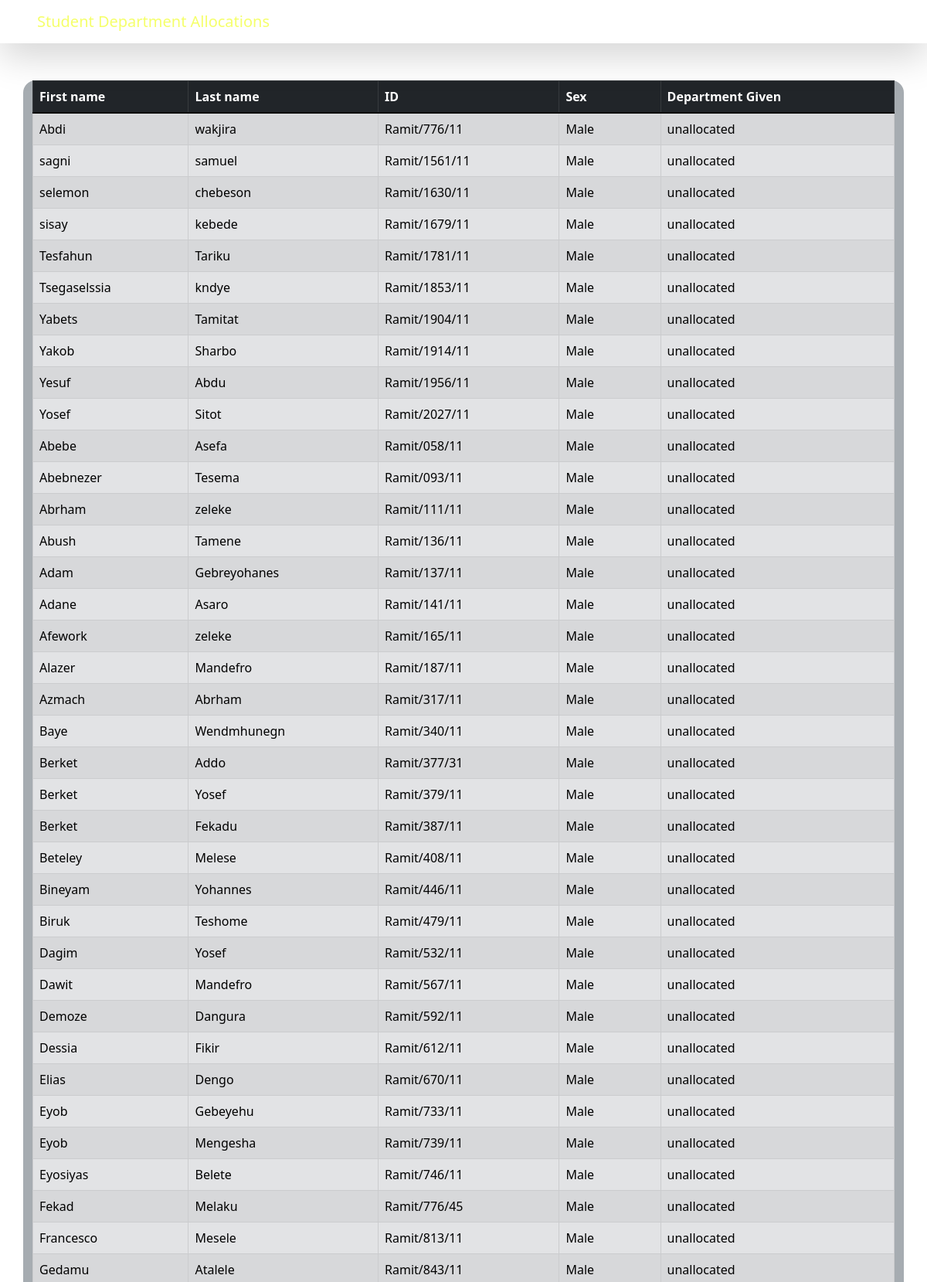
The page /ui_showallocation.php (upper part) on the database its author committed.
### tables this page shows
CREATE TABLE `student_information` (
  `#` int(11) NOT NULL,
  `ID` varchar(15) NOT NULL,
  `Firstname` varchar(20) NOT NULL,
  `Lastname` varchar(20) NOT NULL,
  `Gender` varchar(7) NOT NULL,
  `CGPA` float NOT NULL,
  `Special_need` tinyint(1) NOT NULL DEFAULT 0,
  `Department` varchar(300) NOT NULL DEFAULT 'unallocated',
  `Holistic_point` int(30) NOT NULL DEFAULT 0,
  `Entrance_point` int(30) NOT NULL DEFAULT 0,
  `Developing_region` int(1) NOT NULL DEFAULT 0
);

### php/populate.php (called while the page is built, shortened)
<?php
$the_fetch_query = ("select Firstname,Lastname,ID,Gender,Department from student_information");
try {
    include 'db.php';
    $st = $conn->prepare($the_fetch_query);
    $st->execute();
    $result = $st->fetchAll(PDO::FETCH_ASSOC);
} catch (PDOException $e) {
    echo($e -> getMessage());
}
?>

### ui_showallocation.php (the view, shortened to what this page needs)
<!DOCTYPE html>
<html lang="en">
<head>
    <link rel="stylesheet" href="css/bootstrap.min.css">
    <link rel="stylesheet" href="css/font-awesome.min.css">
    <link rel="stylesheet" href="css/master.css">
</head>
<body>
    <nav class="navbar navbar-expand-sm shadow-lg mb-5">
        <div class="navbar-brand ms-5">Student Department Allocations</div>
    </nav>
    <div class="tablebase container-sm  justify-content-center">
        <table class="mt-2 table table-striped table-sm-responsive  table-bordered">
            <thead class="table-dark">
                <tr>
                    <th>First name</th>
                    <th>Last name</th>
                    <th>ID</th>
                    <th>Sex</th>
                    <th>Department Given</th>
                </tr>
            </thead>
            <tbody class="table-secondary">
           <?php
           require 'php/populate.php';
          foreach ($result as $value) {
            echo'<tr>';
            foreach ($value as $data) {
                echo"<td>".$data."</td>";
            }
            echo"</tr>";
            }
           ?>
            </tbody>
        </table>
</body>
</html>

### css/master.css (style rules this page uses)
* { box-sizing: border-box; }
body { background-image: url("../images/image21.jpg"); background-size: cover; background-attachment: fixed; background-repeat: repeat-y; color:rgb(245, 255, 106); background-repeat: no-repeat; }
.tablebase { background:rgba(108, 117, 125, 0.6); border-radius: 1em; }

### rows shown on the page
student_information: Firstname "Abdi", Lastname "wakjira", ID "Ramit/776/11", Gender "Male", Department "unallocated"
student_information: Firstname "sagni", Lastname "samuel", ID "Ramit/1561/11", Gender "Male", Department "unallocated"
student_information: Firstname "selemon", Lastname "chebeson", ID "Ramit/1630/11", Gender "Male", Department "unallocated"
student_information: Firstname "sisay", Lastname "kebede", ID "Ramit/1679/11", Gender "Male", Department "unallocated"
student_information: Firstname "Tesfahun", Lastname "Tariku", ID "Ramit/1781/11", Gender "Male", Department "unallocated"
student_information: Firstname "Tsegaselssia", Lastname "kndye", ID "Ramit/1853/11", Gender "Male", Department "unallocated"
student_information: Firstname "Yabets", Lastname "Tamitat", ID "Ramit/1904/11", Gender "Male", Department "unallocated"
student_information: Firstname "Yakob", Lastname "Sharbo", ID "Ramit/1914/11", Gender "Male", Department "unallocated"
student_information: Firstname "Yesuf", Lastname "Abdu", ID "Ramit/1956/11", Gender "Male", Department "unallocated"
student_information: Firstname "Yosef", Lastname "Sitot", ID "Ramit/2027/11", Gender "Male", Department "unallocated"
student_information: Firstname "Abebe", Lastname "Asefa", ID "Ramit/058/11", Gender "Male", Department "unallocated"
student_information: Firstname "Abebnezer", Lastname "Tesema", ID "Ramit/093/11", Gender "Male", Department "unallocated"
student_information: Firstname "Abrham", Lastname "zeleke", ID "Ramit/111/11", Gender "Male", Department "unallocated"
student_information: Firstname "Abush", Lastname "Tamene", ID "Ramit/136/11", Gender "Male", Department "unallocated"
student_information: Firstname "Adam", Lastname "Gebreyohanes", ID "Ramit/137/11", Gender "Male", Department "unallocated"
student_information: Firstname "Adane", Lastname "Asaro", ID "Ramit/141/11", Gender "Male", Department "unallocated"
student_information: Firstname "Afework", Lastname "zeleke", ID "Ramit/165/11", Gender "Male", Department "unallocated"
student_information: Firstname "Alazer", Lastname "Mandefro", ID "Ramit/187/11", Gender "Male", Department "unallocated"
student_information: Firstname "Azmach", Lastname "Abrham", ID "Ramit/317/11", Gender "Male", Department "unallocated"
student_information: Firstname "Baye", Lastname "Wendmhunegn", ID "Ramit/340/11", Gender "Male", Department "unallocated"
student_information: Firstname "Berket", Lastname "Addo", ID "Ramit/377/31", Gender "Male", Department "unallocated"
student_information: Firstname "Berket", Lastname "Yosef", ID "Ramit/379/11", Gender "Male", Department "unallocated"
student_information: Firstname "Berket", Lastname "Fekadu", ID "Ramit/387/11", Gender "Male", Department "unallocated"
student_information: Firstname "Beteley", Lastname "Melese", ID "Ramit/408/11", Gender "Male", Department "unallocated"
student_information: Firstname "Bineyam", Lastname "Yohannes", ID "Ramit/446/11", Gender "Male", Department "unallocated"
student_information: Firstname "Biruk", Lastname "Teshome", ID "Ramit/479/11", Gender "Male", Department "unallocated"
student_information: Firstname "Dagim", Lastname "Yosef", ID "Ramit/532/11", Gender "Male", Department "unallocated"
student_information: Firstname "Dawit", Lastname "Mandefro", ID "Ramit/567/11", Gender "Male", Department "unallocated"
student_information: Firstname "Demoze", Lastname "Dangura", ID "Ramit/592/11", Gender "Male", Department "unallocated"
student_information: Firstname "Dessia", Lastname "Fikir", ID "Ramit/612/11", Gender "Male", Department "unallocated"
student_information: Firstname "Elias", Lastname "Dengo", ID "Ramit/670/11", Gender "Male", Department "unallocated"
student_information: Firstname "Eyob", Lastname "Gebeyehu", ID "Ramit/733/11", Gender "Male", Department "unallocated"
student_information: Firstname "Eyob", Lastname "Mengesha", ID "Ramit/739/11", Gender "Male", Department "unallocated"
student_information: Firstname "Eyosiyas", Lastname "Belete", ID "Ramit/746/11", Gender "Male", Department "unallocated"
student_information: Firstname "Fekad", Lastname "Melaku", ID "Ramit/776/45", Gender "Male", Department "unallocated"
student_information: Firstname "Francesco", Lastname "Mesele", ID "Ramit/813/11", Gender "Male", Department "unallocated"
student_information: Firstname "Gedamu", Lastname "Atalele", ID "Ramit/843/11", Gender "Male", Department "unallocated"
